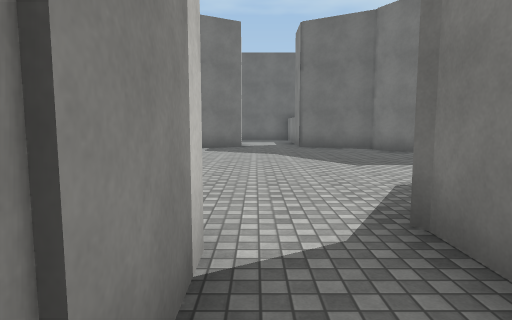
[1] (above)

16 first-person views from a walk through a Unity game level. The camera is 1.5 m above the floor, tilts 6° down and sees 75° across. The floor is counted in squares, 2 m on a side. Each view is taken from the middle of a square. On the plan, view 1 faces up. The plan holds only what a view shows up to about 11 squares ahead; the rest is blank. The place goes on beyond the plan. The player character is not drawn. Surface patterns are stand-ins for the level's own textures.

[2]
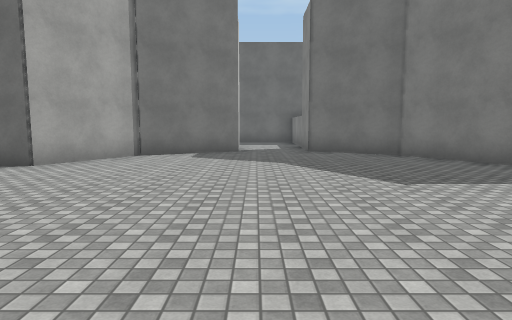

[3]
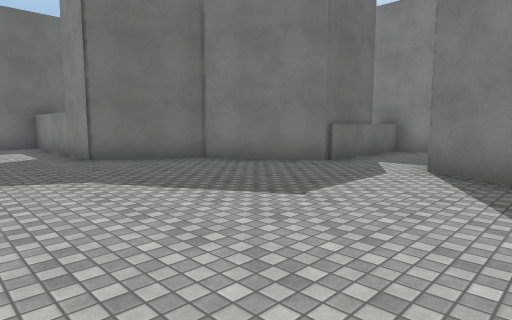

[4]
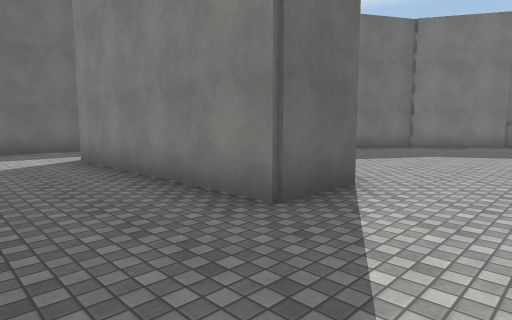

[5]
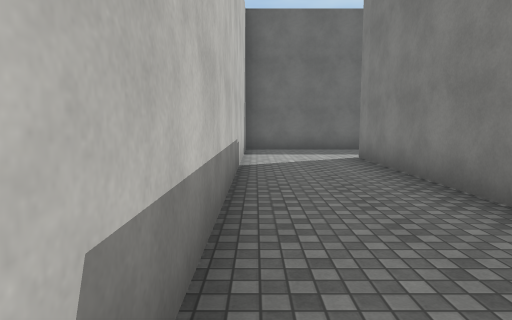

[6]
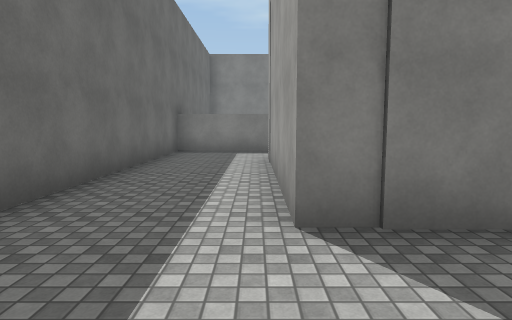

[7]
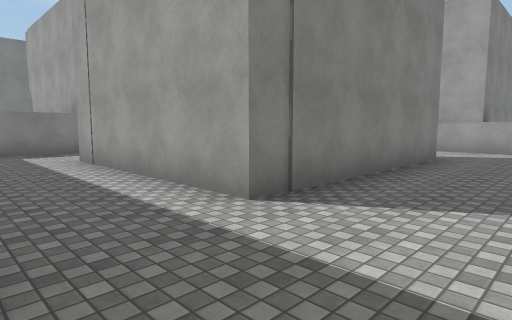

[8]
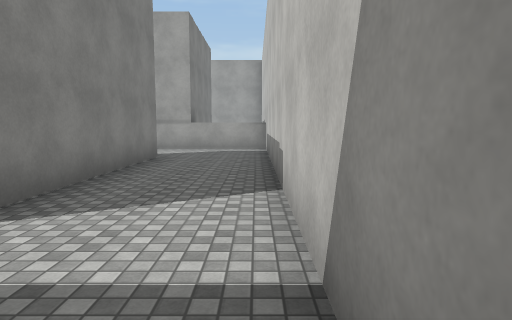

[9]
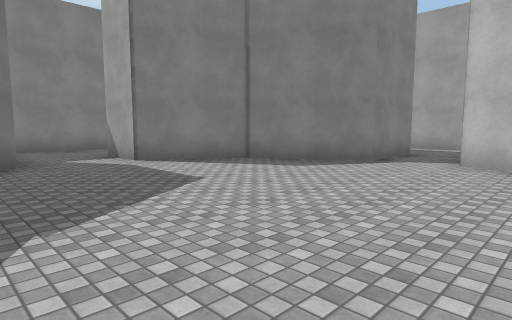

[10]
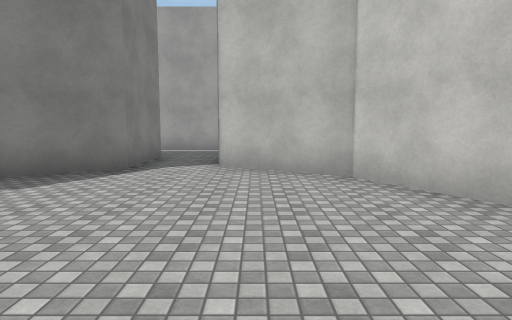

[11]
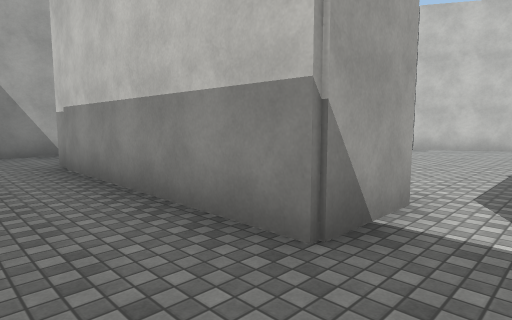

[12]
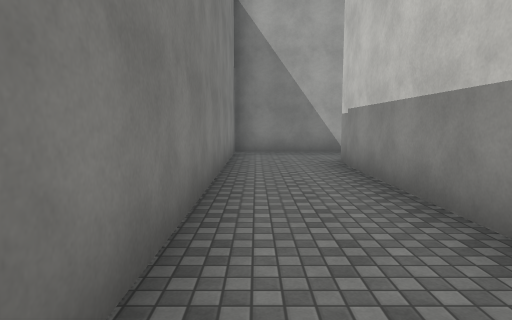

[13]
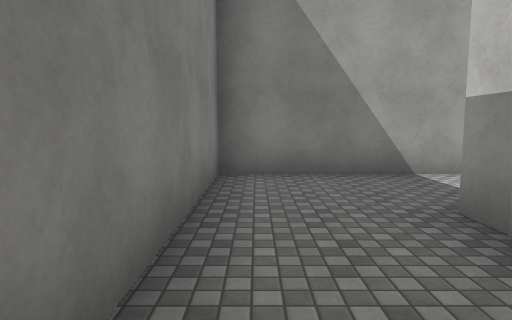

[14]
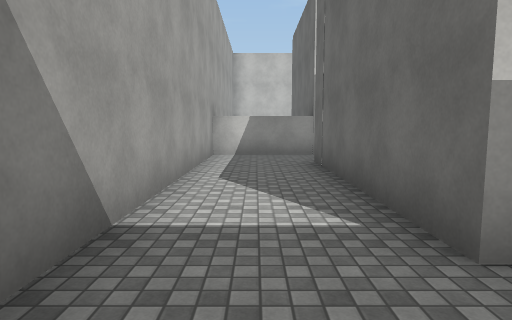

[15]
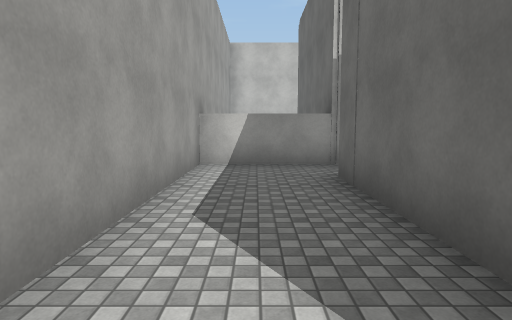

[16]
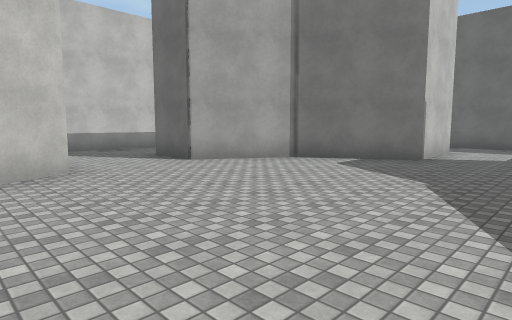

### Floor plan
Points are (right, up) in squares from view 1. A wall is a line through its corners. A room is listed if a view was taken in it or the views show most of it. See-through windows are left out.
Room 1 (views 1, 2, 3, 4, 5, 6, 7, 8, 9, 10, 11, 12, 13, 14, 15, 16)
walls: (-0.6, 11.4) (-3, 10.1) (-4.1, 8.1) (-5.7, 8.1) (-5.7, 13.7) (-0.6, 13.7) (-0.6, 11.4); (-3.7, 5.6) (-2.4, 3.2); (4.8, 5.8) (6.3, 5.8) (6.3, 0.2) (1.2, 0.2) (1.2, 2.5) (3.6, 3.9) (4.8, 5.8); (-2.6, 3.3) (-0.3, 2) (-0.3, -2.1) (8.6, -2.1) (8.6, 8.8); (7.1, 8.1) (5, 8.1); (8.6, 7.9) (4.9, 7.9) (3.5, 10.3) (1.5, 11.5) (1.5, 16.2) (-8.4, 16.2); (-8.3, 15.8) (-8.3, 5.6) (-4.9, 5.6)

Where each view was taken, in squares from view 1:
view 1: 0 up, 0 right, facing up
view 2: 2 up, 0 right, facing up
view 3: 4 up, 1 left, facing up-right
view 4: 6 up, 8 left, facing up-right
view 5: 6 up, 8 left, facing up
view 6: 14 up, 8 left, facing right
view 7: 16 up, 8 left, facing down-right
view 8: 16 up, 8 left, facing down
view 9: 9 up, 2 left, facing down-right
view 10: 8 up, 1 left, facing down
view 11: 7 up, 8 right, facing down-left
view 12: 7 up, 8 right, facing down
view 13: 3 up, 8 right, facing down
view 14: 1 down, 8 right, facing left
view 15: 1 down, 6 right, facing left
view 16: 4 up, 2 right, facing up-left
